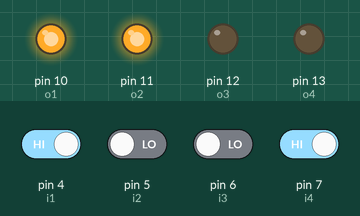
Recording of a sketch running on a simulated Arduino Uno, built with avr-gcc and run on an emulated ATmega328P. On the bench: output pins drawn as LEDs (lit = HIGH). The test bench sets the inputs (shaded band); at power-on: pin 4 (i1), pin 7 (i4) HIGH, pin 5 (i2), pin 6 (i3) LOW.

Above: at 1.2 s.
1.3 s: pin 5 (i2) driven HIGH
At 1.6 s:
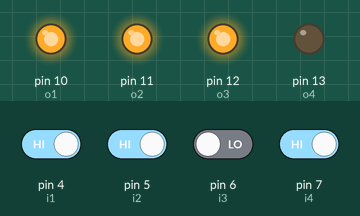
2.8 s: pin 4 (i1) driven LOW
At 4.0 s:
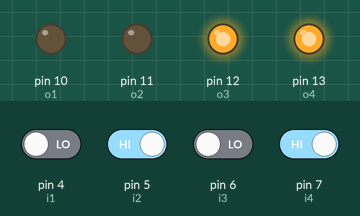
4.3 s: pin 7 (i4) driven LOW
At 5.1 s:
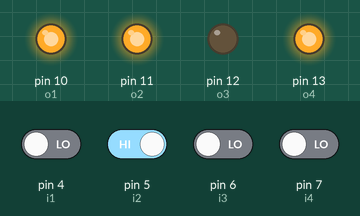
5.8 s: pin 6 (i3) driven HIGH
At 6.3 s:
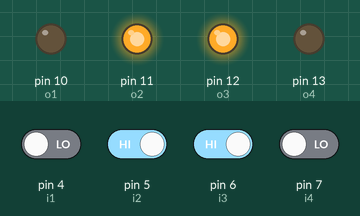
7.3 s: pin 4 (i1) driven HIGH
At 8.5 s:
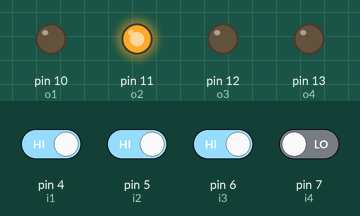
8.8 s: pin 7 (i4) driven HIGH
At 9.7 s:
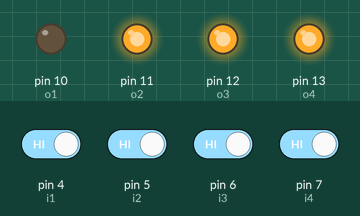
Timing chart, 0 to 11.3 s (numbered marks = the images above; inputs shaded):
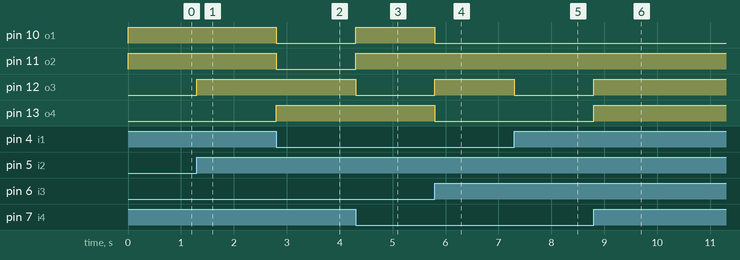

Measured:
- after the input at 1.3 s, pin 12 (o3): LOW → HIGH at once
- after the input at 2.8 s, pin 10 (o1), pin 11 (o2): HIGH → LOW at once; pin 13 (o4): LOW → HIGH at once
- after the input at 4.3 s, pin 10 (o1), pin 11 (o2): LOW → HIGH at once; pin 12 (o3): HIGH → LOW at once
- after the input at 5.8 s, pin 10 (o1), pin 13 (o4): HIGH → LOW at once; pin 12 (o3): LOW → HIGH at once
- after the input at 7.3 s, pin 12 (o3): HIGH → LOW at once
- after the input at 8.8 s, pin 12 (o3), pin 13 (o4): LOW → HIGH at once

The sketch:

arduino.ino
```cpp
int i4 = 7;
int i3 = 6;
int i2 = 5;
int i1 = 4;
int o4 = 13;
int o3 = 12;
int o2 = 11;
int o1 = 10;
int val4 = 0;
int val3 = 0;
int val2 = 0;
int val1 = 0;

void setup() {
  pinMode(o4, OUTPUT);
  pinMode(o3, OUTPUT);
  pinMode(o2, OUTPUT);
  pinMode(o1, OUTPUT);
  pinMode(i4, INPUT);
  pinMode(i3, INPUT);
  pinMode(i2, INPUT);
  pinMode(i1, INPUT);
}

void loop() {
  val4 = ((!digitalRead(i2) && digitalRead(i3) && !digitalRead(i4)) || (digitalRead(i2) && !digitalRead(i3) && !digitalRead(i4)) || (!digitalRead(i1) && digitalRead(i2) && digitalRead(i4)) || (digitalRead(i1) && digitalRead(i3) && digitalRead(i4)));
  digitalWrite(o4, val4);
  val3 = ((!digitalRead(i1) && !digitalRead(i2) && !digitalRead(i3) && !digitalRead(i4)) || (digitalRead(i3) && digitalRead(i4)) || (digitalRead(i2) && digitalRead(i4)) || (!digitalRead(i1) && digitalRead(i2) && digitalRead(i3)));
  digitalWrite(o3, val3);
  val2 = ((digitalRead(i2) && !digitalRead(i4)) || (digitalRead(i3) && !digitalRead(i4)) || (digitalRead(i1) && digitalRead(i2)) || (!digitalRead(i1) && !digitalRead(i2) && digitalRead(i4)) || (!digitalRead(i2) && !digitalRead(i3) && digitalRead(i4)));
  digitalWrite(o2, val2);
  val1 = ((!digitalRead(i2) && !digitalRead(i3)) || (!digitalRead(i1) && !digitalRead(i3) && !digitalRead(i4)) || (digitalRead(i1) && !digitalRead(i2) && !digitalRead(i4)) || (digitalRead(i1) && !digitalRead(i3) && digitalRead(i4)));
  digitalWrite(o1, val1);
}
```
